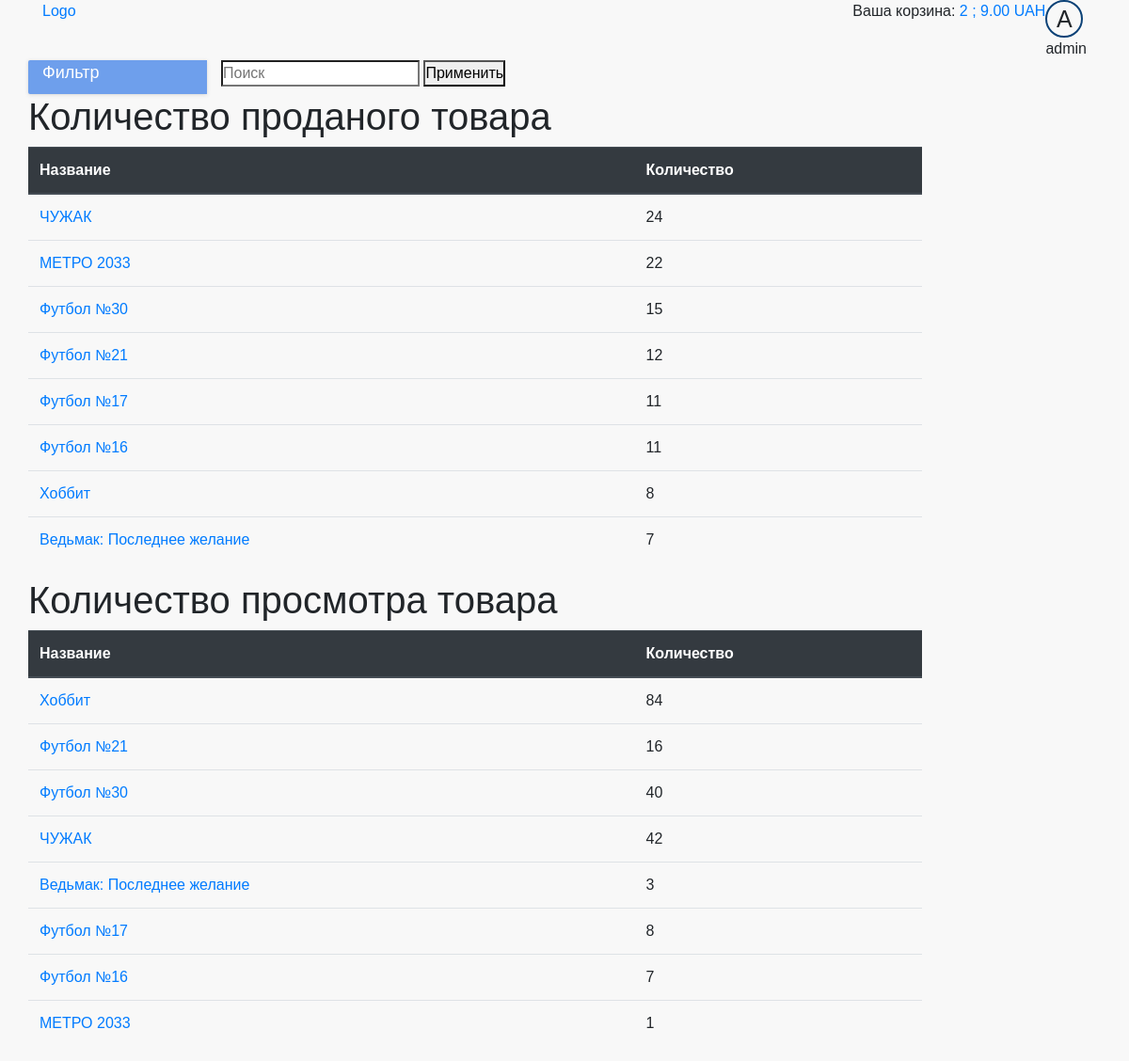
The app's page /dashboard/statistics/ (signed in), older data.
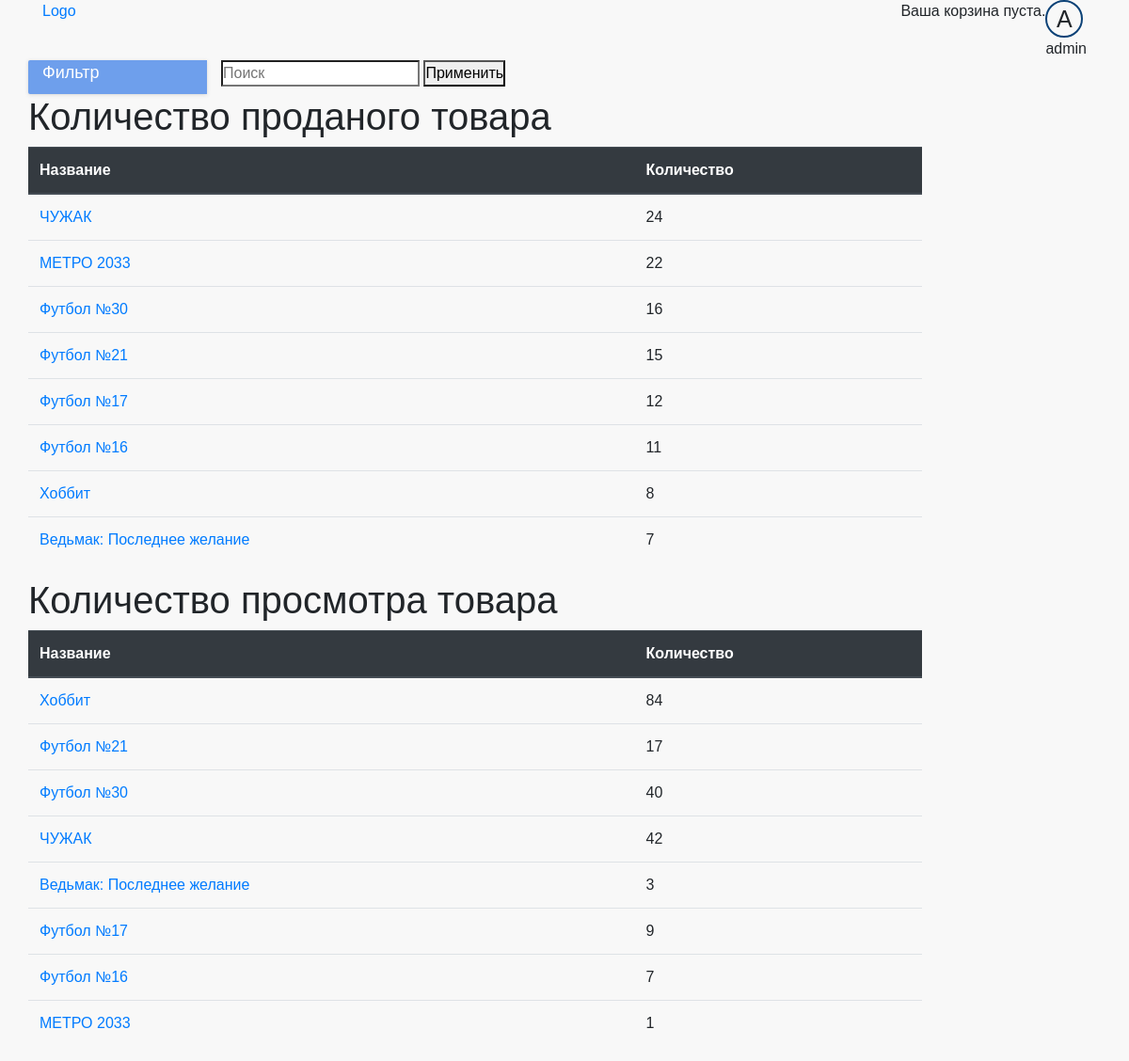
The same page, newer data.
### cart/models.py (models this page shows)
class Cart(models.Model):
    user = models.ForeignKey(User, on_delete=models.CASCADE, verbose_name='Пользователь', null=True)
    product = models.ForeignKey(Product, on_delete=models.CASCADE, verbose_name='Товар', null=True)
    quantity = models.IntegerField(verbose_name='Количество', help_text="Количество товара", blank=True, default=0,
                                   null=True)

### store/models.py (models this page shows, shortened)
class Product(models.Model):
    category = models.ForeignKey(Category, on_delete=models.SET_NULL, null=True)
    name = models.CharField(max_length=100, verbose_name='Название', help_text="Enter book name.", blank=True)
    publisher = models.ForeignKey(Publisher, on_delete=models.SET_NULL, null=True)
    price = models.DecimalField(max_digits=10, verbose_name='Цена', decimal_places=2, help_text="Enter price book",
                                validators=[MinValueValidator(1)],
                                blank=True)
    Discounts = models.DecimalField(max_digits=10, verbose_name='Скидка', decimal_places=2, help_text="Enter discounts",
                                    validators=[MinValueValidator(0)],
                                    blank=True)
    image = models.ImageField(upload_to='images/products/', verbose_name='Изображение', blank=True, null=True)
    slug = models.SlugField(max_length=100)
    def __str__(self):
        return self.name
    class Meta:
        ordering = ['-id']
    def get_absolute_url(self):
        if self.category.name == 'Книги':
            return reverse('store:book_detail', kwargs={'slug': self.slug})
        else:
            return reverse('store:magazine_detail', kwargs={'slug': self.slug})
    def get_discount(self):
        category_discount = self.category.categorydiscount_set.get(category=self.category)
        if category_discount.active:
            if category_discount.discount > self.Discounts:
                return category_discount.discount
            else:
                return self.Discounts
        else:
            return self.Discounts
    def get_discounted_price(self):
        discount = self.get_discount()
        if discount > 0:
            price = self.price - (self.price * (discount / 100))
            return round(price, 2)
        if discount == 0:
            return self.price

class Category(models.Model):
    name = models.CharField(max_length=50, verbose_name='Категория товару', help_text="Enter product category.",
                            blank=True)
    slug = models.SlugField(max_length=100)

class CategoryDiscount(models.Model):
    category = models.ForeignKey(Category, on_delete=models.SET_NULL, null=True)
    discount = models.DecimalField(max_digits=10, verbose_name='Скидка', decimal_places=2, help_text="Enter discounts",
                                   validators=[MinValueValidator(0)],
                                   blank=True)
    active = models.BooleanField(default=False, verbose_name='активация скидки')

### dashboard/models.py (models this page shows)
class ViewStatistics(models.Model):
    product = models.ForeignKey(Product, on_delete=models.CASCADE, verbose_name='Товар', null=True)
    quantity = models.IntegerField(verbose_name='Количество просмотров', blank=True, null=True)

### dashboard/views.py (the view)
# urls.py: urlpatterns = [path('statistics/', views.StatisticsView.as_view(), name='store_statistics'),
class StatisticsView(PermissionRequiredMixin, View):
    permission_required = PERMISSION_ON_SITE['moderator']
    def get(self, request):
        return render(request, 'dashboard/statistics_detail.html',
                      context={'get_quantity_of_product_sold': get_quantity_of_product_sold(),
                               'get_views_product_statistics': ViewStatistics.objects.all()})

### cart/cart.py (called while the page is built)
    def __len__(self):
        return self.cart.__len__()

    def get_total_price(self):
        return self.cart.get_total_price()

### cart/cart_in_model.py (called while the page is built)
    def __len__(self):
        quantity = Cart.objects.filter(user=self.user).aggregate(Sum('quantity'))
        return quantity['quantity__sum']

    def get_total_price(self):
        return sum((item.product.get_discounted_price() * item.quantity for item in
                    Cart.objects.filter(user=self.user)))

### cart/context_processors.py (called while the page is built)
def cart(request):
    return {'cart_info': CartManager(request)}

### dashboard/templates/dashboard/statistics_detail.html
{% extends 'base_generic.html' %}
{% block content%}
    <h1>Количество проданого товара</h1>
    <table class="table">
     <thead class="thead-dark">
        <tr>
          <th scope="col">Название</th>
          <th scope="col">Количество</th>
        </tr>
        </thead>
    <tbody>
     {% for product, quantity in get_quantity_of_product_sold.items %}
      <tr>
      <td><a href="{{ product.get_absolute_url }}">{{ product }}</a></td>
      <td>{{ quantity }}</td>
      </tr>
    {% endfor %}
    </tbody>
  </table>
      <h1>Количество просмотра товара</h1>
    <table class="table">
     <thead class="thead-dark">
        <tr>
          <th scope="col">Название</th>
          <th scope="col">Количество</th>
        </tr>
        </thead>
    <tbody>
     {% for item in get_views_product_statistics %}
      <tr>
      <td><a href="{{ item.product.get_absolute_url }}">{{ item.product }}</a></td>
      <td>{{ item.quantity }}</td>
      </tr>
    {% endfor %}
    </tbody>
  </table>
{% endblock %}

### store/templates/base_generic.html (shortened to what this page needs)
<!DOCTYPE html>
<html lang="en">
<head>
  {% load static %}
  <link rel="stylesheet" href="https://stackpath.bootstrapcdn.com/bootstrap/4.3.1/css/bootstrap.min.css"
>
  <link rel="stylesheet" type="text/css" href="{% static 'store/style.css' %}"/>
</head>
<body>
<header>
  <div class="container">
    <div class="header-top-line">
      <div class="row">
        <div class="col-6"><a href="{% url 'store:index' %}">Logo</a></div>
        <div class="col-6 login-menu">
          <div class="cart">
            {% with total_items=cart_info|length %}
              {% if cart_info|length > 0 %}
                Ваша корзина:
                <a href="{% url "cart:cart_detail" %}">
                  <span id="cart_quantity">{{ total_items }} </span>;
                  <span class="cart_total_price"> {{ cart_info.get_total_price }} </span> UAH
                </a>
              {% else %}
                Ваша корзина пуста.
              {% endif %}
            {% endwith %}
          </div>
          {% if user.is_authenticated %}
            <div id="dropdown-menu" class="avatar">
              <div class="avatar__image">
                {{ user.get_username|first|upper }}
              </div>
              {{ user.get_username }}
            </div>
          {% else %}
            <div><a href="{% url 'login' %}?next={{ request.path }}">Войти</a></div>
            <div><a href="{% url 'profile:sign_up' %}?next={{ request.path }}">Регистрация</a></div>
          {% endif %}
        </div>
      </div>
    </div>
    <div class="header-bottom-line">
      <div class="row">
        <div class="col-12 col-md-3 col-xl-2 header-dropdown-menu">
          <span>Фильтр</span>
        </div>
        <div class="col-12 col-md-7 col-xl-10 search-line">
          <form action="{% url "store:search" %}" method="get" class="search-form">
            <label class="">
              <input id="search" class="search-form__input" type="search" name="q" placeholder="Поиск">
            </label>
            <button class="search-form__button" type="submit" value="apply">Применить</button>
          </form>
        </div>
      </div>
    </div>
  </div>
</header>
<div class="container">
  <div class="row">
    <div class="{% if is_shown_by_default %}col-12 {% else %} col-12 col-md-9 col-xl-10 center-wrapper {% endif %}">
      {% block content %}
      {% endblock %}
    </div>
  </div>
</div>
</body>
</html>

Row changes from the older to the newer data that the page shows:
computed for Product "Футбол №30": quantity "15" → "16"
computed for Product "Футбол №21": quantity "12" → "15"
computed for Product "Футбол №17": quantity "11" → "12"
changed ViewStatistics "Футбол №21": quantity "16" → "17"
changed ViewStatistics "Футбол №17": quantity "8" → "9"
Text that changed along with them:
{{ total_items }}: "2" → (not shown)
{{ cart_info.get_total_price }}: "9.00" → (not shown)
text no longer shown: "Ваша корзина: ; UAH"
text now shown: "Ваша корзина пуста."
